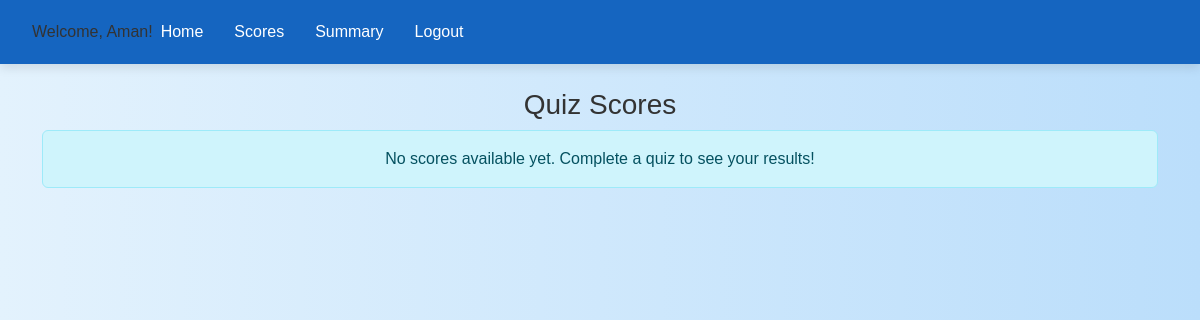
Before: /scores (signed in) with the older database file.
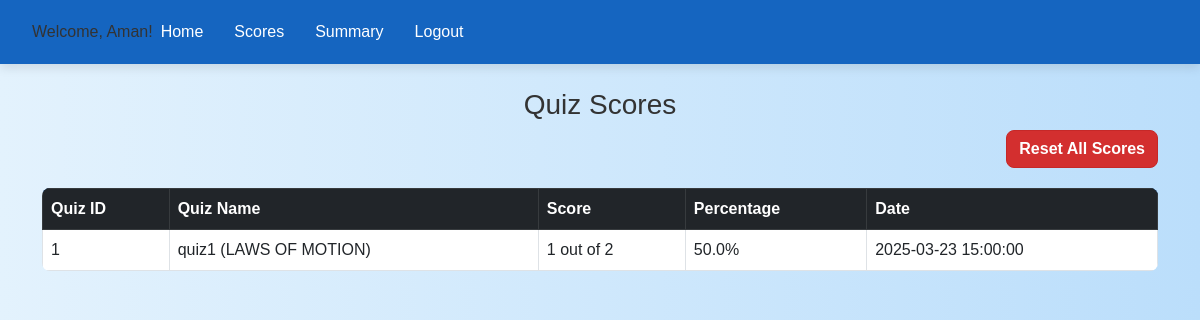
After: the same page with the newer database file.
### app.py (models this page shows)
class Quiz(db.Model):
    id = db.Column(db.Integer, primary_key=True)
    name = db.Column(db.String(100), nullable=False)
    chapter_id = db.Column(db.Integer, db.ForeignKey('chapter.id'), nullable=False)
    duration = db.Column(db.String(10), nullable=False)
    chapter = db.relationship('Chapter', back_populates='quizzes')
    questions = db.relationship('Question', back_populates='quiz', lazy=True)

class Score(db.Model):
    id = db.Column(db.Integer, primary_key=True)
    user_id = db.Column(db.Integer, db.ForeignKey('user.id'), nullable=False)
    quiz_id = db.Column(db.Integer, db.ForeignKey('quiz.id'), nullable=False)
    score = db.Column(db.Integer, nullable=False)
    timestamp = db.Column(db.String(20))
    user = db.relationship('User', backref='scores', lazy=True)
    quiz = db.relationship('Quiz', backref='scores', lazy=True)

### app.py (the view)
@app.route('/scores')
def scores():
    if 'user_id' not in session:
        return redirect(url_for('userlogin'))
    user_id = session['user_id']
    user_scores = db.session.query(Score, Quiz)\
        .join(Quiz)\
        .filter(Score.user_id == user_id)\
        .order_by(Score.timestamp.desc())\
        .all()
    score_data = []
    for score, quiz in user_scores:
        question_count = Question.query.filter_by(quiz_id=quiz.id).count()
        percentage = (score.score / question_count * 100) if question_count > 0 else 0
        score_data.append({
            'score': score,
            'quiz': quiz,
            'question_count': question_count,
            'percentage': round(percentage, 2)
        })
    return render_template('scores.html', scores=score_data)

### app.py (called while the page is built)
@app.after_request
def add_header(response):
    response.headers["Cache-Control"] = "no-store, no-cache, must-revalidate, public, max-age=0"
    response.headers["Pragma"] = "no-cache"
    response.headers["Expires"] = "0"
    return response

### templates/scores.html (shortened to what this page needs)
<!DOCTYPE html>
<html lang="en">
<head>
    <link rel="stylesheet" href="https://cdn.jsdelivr.net/npm/bootstrap@5.3.0/dist/css/bootstrap.min.css">
    <link rel = "stylesheet" href="/static/style.css">
</head>
<body>
    <header>
        <nav class="navbar navbar-expand-lg bg-light">
            <div class="container-fluid">
                <div class="welcome-text">
                    Welcome, {{ session['fullname'] }}!
                </div>
                <div class="collapse navbar-collapse" id="navbarSupportedContent">
                    <ul class="navbar-nav me-auto mb-2 mb-lg-0">
                        <li class="nav-item"><a class="nav-link" href="{{ url_for('user_dashboard') }}">Home</a></li>
                        <li class="nav-item"><a class="nav-link" href="{{ url_for('scores') }}">Scores</a></li>
                        <li class="nav-item"><a class="nav-link" href="#">Summary</a></li>
                        <li class="nav-item"><a class="nav-link" href="{{ url_for('index') }}">Logout</a></li>
                    </ul>
                </div>
            </div>
        </nav>
    </header>
    <div class="container mt-4">
        <h3 class="text-center">Quiz Scores</h3>
        {% if scores %}
        <div class="d-flex justify-content-end mb-3">
            <form action="{{ url_for('reset_scores') }}" method="POST" onsubmit="return confirm('Are you sure you want to reset all your quiz scores? This action cannot be undone.')">
                <button type="submit" class="btn btn-danger">Reset All Scores</button>
            </form>
        </div>
        <table class="table table-bordered">
            <thead class="table-dark">
                <tr>
                    <th>Quiz ID</th>
                    <th>Quiz Name</th>
                    <th>Score</th>
                    <th>Percentage</th>
                    <th>Date</th>
                </tr>
            </thead>
            <tbody>
                {% for data in scores %}
                <tr>
                    <td>{{ data.quiz.id }}</td>
                    <td>{{ data.quiz.name }}</td>
                    <td>{{ data.score.score }} out of {{ data.question_count }}</td>
                    <td>{{ data.percentage }}%</td>
                    <td>{{ data.score.timestamp }}</td>
                </tr>
                {% endfor %}
            </tbody>
        </table>
        {% else %}
        <div class="alert alert-info text-center">
            No scores available yet. Complete a quiz to see your results!
        </div>
        {% endif %}
    </div>
</body>
</html>

Changed rows visible on the page:
now on this page (row unchanged): Quiz: quiz.id "1", quiz.name "quiz1 (LAWS OF MOTION)"
added Score: score.score "1", score.timestamp "2025-03-23 15:00:00"
Other visible differences:
text no longer shown: "No scores available yet. Complete a quiz to see your results!"
text now shown: "Reset All Scores Quiz ID Quiz Name Score Percentage Date"
new list line: "out of 2 50.0 %"
